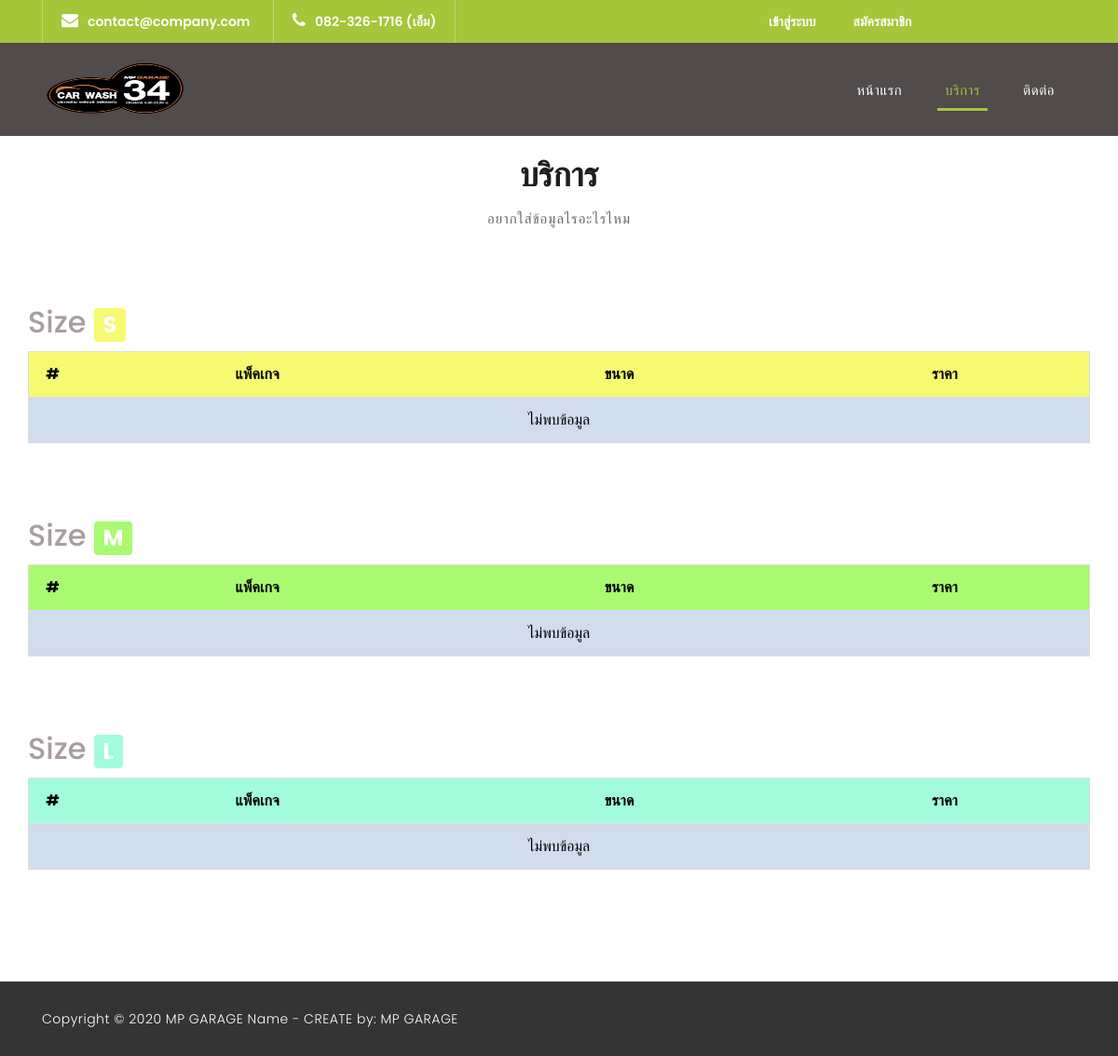
Before: /users/service.php with the older database file.
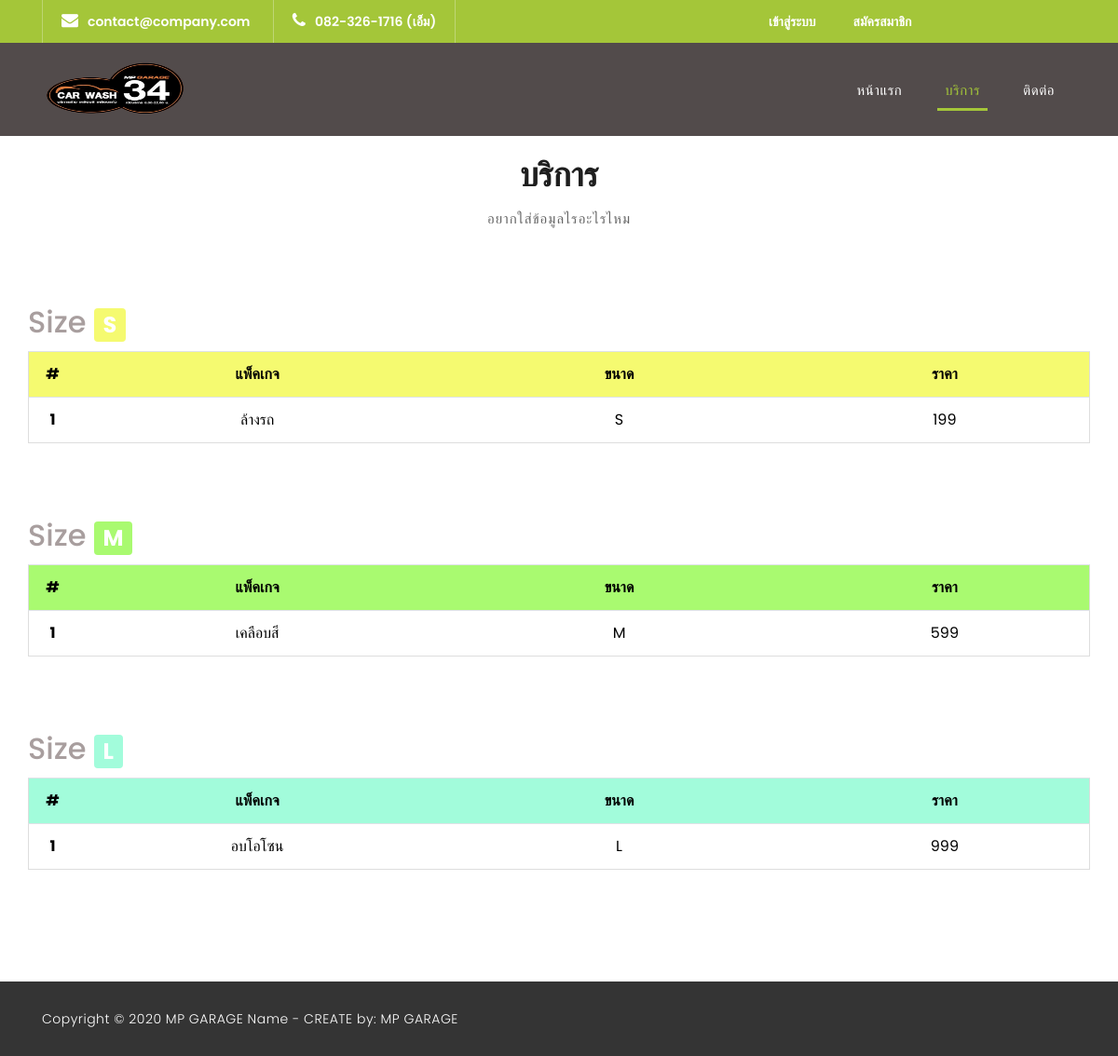
After: the same page with the newer database file.
### tables this page shows
CREATE TABLE `packages` (
  `P_id` int(11) NOT NULL,
  `P_name` varchar(100) NOT NULL,
  `P_price` varchar(20) NOT NULL,
  `P_size` varchar(2) NOT NULL,
  `P_delete` int(1) NOT NULL
);

### server.php (called while the page is built, shortened)
<?php
    class DB_con {
        function __construct() {
            $conn = mysqli_connect(DB_SERVER, DB_USER, DB_PASS, DB_NAME);
            $this->dbcon = $conn;
        }
    }

### classes/Packages.php (called while the page is built, shortened)
<?php
class Packages
{
    private $db;
    function __construct($conn)
    {
        $this->db = $conn;
    }
    public function Select_package_size($size)
    {
        $package = mysqli_query($this->db, "SELECT `P_id`,`P_name`, `P_size`, `P_price` FROM `packages` WHERE `P_size`= '$size' and `P_delete` != 1");
        return $package;
    }
}

### users/service.php (the view, shortened to what the changed rows need)
<?php
include_once('../server.php');
include_once('../classes/Packages.php');
$conn = new DB_con();
$package = new Packages($conn->dbcon);
$result_s = $package->Select_package_size("S");
$result_m = $package->Select_package_size("M");
$result_l = $package->Select_package_size("L");
?>
<!DOCTYPE html>
<html lang="en">
<head>
    <link href="../vendor/bootstrap/css/bootstrap.min.css" rel="stylesheet">
    <link href="https://cdnjs.cloudflare.com/ajax/libs/font-awesome/5.15.2/css/all.min.css" rel="stylesheet">
    <link rel="stylesheet" href="../assets/css/fontawesome.css">
    <link rel="stylesheet" href="../assets/css/style.css">
    <link rel="stylesheet" href="../assets/css/owl.css">
    <link rel="stylesheet" href="../assets/css/myStyle.css">
</head>
<body>
    <div class="team" style="margin: 0">
        <div class="container">
            <div class="row">
                <div class="col-md-12">
                    <div class="section-heading">
                        <h2>บริการ</h2>
                    </div>
                </div>
                <div class="box">
                    <h2 class="size-label">Size <span class="badge badge-secondary" style="background-color: #f5fa70;">S</span></h2>
                </div>
                <table id="myTable" class="table" style="margin-bottom: 5rem;">
                    <tr class="header" style="background-color: #f5fa70;">
                        <th style="width:3%;">#</th>
                        <th style="width:25%;">แพ็คเกจ</th>
                        <th style="width:25%;">ขนาด</th>
                        <th style="width:20%;">ราคา</th>
                    </tr>
                    <?php $no = 1; ?>
                    <?php
                    if (mysqli_num_rows($result_s) == 0) {
                        echo ("<tr>
                        <td colspan=\"4\" style=\"background-color:#d1dced;\"> ไม่พบข้อมูล </td>
                    </tr>");
                    } else {
                        while ($num = mysqli_fetch_array($result_s)) {
                            echo ("<tr>
                                    <th>" . $no . "</th>
                                    <td id = \"name\">" . $num["P_name"] . "</td>
                                    <td id = \"size\">" . $num["P_size"] . "</td>
                                    <td id = \"price\">" . $num["P_price"] . "</td>
                                </tr>");
                            $no++;
                        }
                    }
                    ?>
                </table>
                <div class="box">
                    <h2 class="size-label">Size <span class="badge badge-secondary" style="background-color: #a9fa70;">M</span></h2>
                </div>
                <table id="myTable" class="table" style="margin-bottom: 5rem;">
                    <tr class="header" style="background-color: #a9fa70;">
                        <th style="width:3%;">#</th>
                        <th style="width:25%;">แพ็คเกจ</th>
                        <th style="width:25%;">ขนาด</th>
                        <th style="width:20%;">ราคา</th>
                    </tr>
                    <?php $no = 1; ?>
                    <?php
                    if (mysqli_num_rows($result_m) == 0) {
                        echo ("<tr>
                        <td colspan=\"4\" style=\"background-color:#d1dced;\"> ไม่พบข้อมูล </td>
                    </tr>");
                    } else {
                        while ($num = mysqli_fetch_array($result_m)) {
                            echo ("<tr>
                                    <th>" . $no . "</th>
                                    <td id = \"name\">" . $num["P_name"] . "</td>
                                    <td id = \"size\">" . $num["P_size"] . "</td>
                                    <td id = \"price\">" . $num["P_price"] . "</td>
                                </tr>");
                            $no++;
                        }
                    }
                    ?>
                </table>
                <div class="box">
                    <h2 class="size-label">Size <span class="badge badge-secondary" style="background-color: #a2fcdb;">L</span></h2>
                </div>
                <table id="myTable" class="table" style="margin-bottom: 5rem;">
                    <tr class="header" style="background-color: #a2fcdb;">
                        <th style="width:3%;">#</th>
                        <th style="width:25%;">แพ็คเกจ</th>
                        <th style="width:25%;">ขนาด</th>
                        <th style="width:20%;">ราคา</th>
                    </tr>
                    <?php $no = 1; ?>
                    <?php
                    if (mysqli_num_rows($result_l) == 0) {
                        echo ("<tr>
                        <td colspan=\"4\" style=\"background-color:#d1dced;\"> ไม่พบข้อมูล </td>
                    </tr>");
                    } else {
                        while ($num = mysqli_fetch_array($result_l)) {
                            echo ("<tr>
                                    <th>" . $no . "</th>
                                    <td id = \"name\">" . $num["P_name"] . "</td>
                                    <td id = \"size\">" . $num["P_size"] . "</td>
                                    <td id = \"price\">" . $num["P_price"] . "</td>
                                </tr>");
                            $no++;
                        }
                    }
                    ?>
                </table>
            </div>
        </div>
    </div>
</body>
</html>

Changed rows visible on the page:
added packages: P_name "ล้างรถ", P_size "S", P_price "199", shown under "Size S"
added packages: P_name "เคลือบสี", P_size "M", P_price "599", shown under "Size M"
added packages: P_name "อบโอโซน", P_size "L", P_price "999", shown under "Size L"
Other visible differences:
text no longer shown: "ไม่พบข้อมูล ไม่พบข้อมูล ไม่พบข้อมูล"
